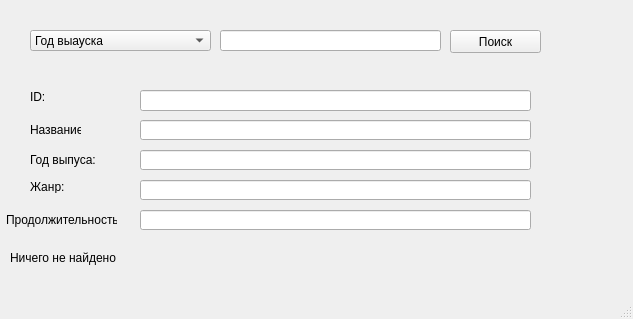
<?xml version="1.0" encoding="UTF-8"?>
<ui version="4.0">
 <class>MainWindow</class>
 <widget class="QMainWindow" name="MainWindow">
  <property name="geometry">
   <rect>
    <x>0</x>
    <y>0</y>
    <width>633</width>
    <height>319</height>
   </rect>
  </property>
  <property name="windowTitle">
   <string>MainWindow</string>
  </property>
  <widget class="QWidget" name="centralwidget">
   <widget class="QComboBox" name="comboBox">
    <property name="geometry">
     <rect>
      <x>30</x>
      <y>30</y>
      <width>181</width>
      <height>21</height>
     </rect>
    </property>
    <item>
     <property name="text">
      <string>Год выауска</string>
     </property>
    </item>
    <item>
     <property name="text">
      <string>Название</string>
     </property>
    </item>
    <item>
     <property name="text">
      <string>Продолжительность</string>
     </property>
    </item>
   </widget>
   <widget class="QLineEdit" name="lineEdit">
    <property name="geometry">
     <rect>
      <x>220</x>
      <y>30</y>
      <width>221</width>
      <height>21</height>
     </rect>
    </property>
   </widget>
   <widget class="QPushButton" name="pushButton">
    <property name="geometry">
     <rect>
      <x>450</x>
      <y>30</y>
      <width>91</width>
      <height>23</height>
     </rect>
    </property>
    <property name="text">
     <string>Поиск</string>
    </property>
   </widget>
   <widget class="QLabel" name="label">
    <property name="geometry">
     <rect>
      <x>30</x>
      <y>90</y>
      <width>47</width>
      <height>13</height>
     </rect>
    </property>
    <property name="text">
     <string>ID:</string>
    </property>
   </widget>
   <widget class="QLineEdit" name="lineEdit_2">
    <property name="geometry">
     <rect>
      <x>140</x>
      <y>90</y>
      <width>391</width>
      <height>21</height>
     </rect>
    </property>
   </widget>
   <widget class="QLabel" name="label_2">
    <property name="geometry">
     <rect>
      <x>30</x>
      <y>120</y>
      <width>51</width>
      <height>20</height>
     </rect>
    </property>
    <property name="text">
     <string>Название:</string>
    </property>
   </widget>
   <widget class="QLineEdit" name="lineEdit_3">
    <property name="geometry">
     <rect>
      <x>140</x>
      <y>120</y>
      <width>391</width>
      <height>20</height>
     </rect>
    </property>
   </widget>
   <widget class="QLabel" name="label_3">
    <property name="geometry">
     <rect>
      <x>30</x>
      <y>150</y>
      <width>71</width>
      <height>20</height>
     </rect>
    </property>
    <property name="text">
     <string>Год выпуса:</string>
    </property>
   </widget>
   <widget class="QLineEdit" name="lineEdit_4">
    <property name="geometry">
     <rect>
      <x>140</x>
      <y>150</y>
      <width>391</width>
      <height>20</height>
     </rect>
    </property>
   </widget>
   <widget class="QLabel" name="label_4">
    <property name="geometry">
     <rect>
      <x>30</x>
      <y>180</y>
      <width>47</width>
      <height>13</height>
     </rect>
    </property>
    <property name="text">
     <string>Жанр:</string>
    </property>
   </widget>
   <widget class="QLineEdit" name="lineEdit_5">
    <property name="geometry">
     <rect>
      <x>140</x>
      <y>180</y>
      <width>391</width>
      <height>20</height>
     </rect>
    </property>
   </widget>
   <widget class="QLabel" name="label_5">
    <property name="geometry">
     <rect>
      <x>6</x>
      <y>210</y>
      <width>111</width>
      <height>20</height>
     </rect>
    </property>
    <property name="text">
     <string>Продолжительность:</string>
    </property>
   </widget>
   <widget class="QLineEdit" name="lineEdit_6">
    <property name="geometry">
     <rect>
      <x>140</x>
      <y>210</y>
      <width>391</width>
      <height>20</height>
     </rect>
    </property>
   </widget>
   <widget class="QLabel" name="label_6">
    <property name="geometry">
     <rect>
      <x>10</x>
      <y>250</y>
      <width>111</width>
      <height>16</height>
     </rect>
    </property>
    <property name="text">
     <string>Ничего не найдено</string>
    </property>
   </widget>
  </widget>
  <widget class="QMenuBar" name="menubar">
   <property name="geometry">
    <rect>
     <x>0</x>
     <y>0</y>
     <width>633</width>
     <height>21</height>
    </rect>
   </property>
  </widget>
  <widget class="QStatusBar" name="statusbar"/>
 </widget>
 <resources/>
 <connections/>
</ui>
